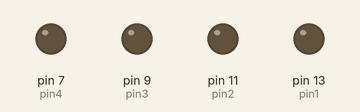
Simulated run of this sketch. Board: Arduino Uno, built with avr-gcc and run on an emulated ATmega328P. On the bench: output pins drawn as LEDs (lit = HIGH).

Above: at 0.5 s.
At 2.5 s:
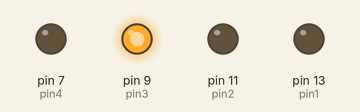
At 4.5 s:
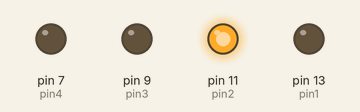
At 9.5 s:
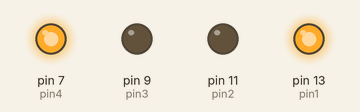
At 14.5 s:
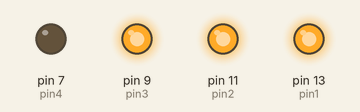
At 19.5 s:
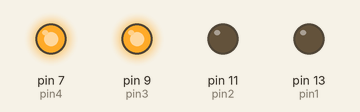
Timing chart, 0 to 20.8 s (numbered marks = the images above):
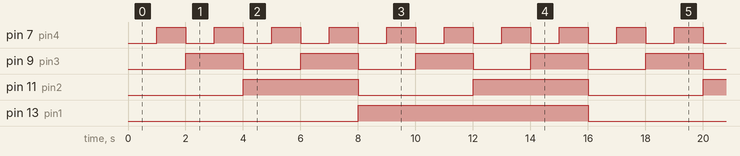

Measured:
- by itself, pin 7 (pin4): alternates HIGH for 1.0 s and LOW for 1.0 s
- by itself, pin 9 (pin3): alternates HIGH for 2.0 s and LOW for 2.0 s
- by itself, pin 11 (pin2): alternates HIGH for 4.0 s and LOW for 4.0 s
- by itself, pin 13 (pin1): alternates HIGH for 8.0 s and LOW for 8.0 s

The sketch:

binary_counter.ino
```cpp
int pin1 = 13;
int pin2 = 11;
int pin3 = 9;
int pin4 = 7;


void setup() {
  // put your setup code here, to run once:
  pinMode(pin1, OUTPUT);
  pinMode(pin2, OUTPUT);
  pinMode(pin3, OUTPUT);
  pinMode(pin4, OUTPUT);

}

void loop() {
  // put your main code here, to run repeatedly:

 digitalWrite(pin1, LOW);
 digitalWrite(pin2, LOW);
 digitalWrite(pin3, LOW);
 digitalWrite(pin4, LOW);
 delay(1000);


 digitalWrite(pin1, LOW);
 digitalWrite(pin2, LOW);
 digitalWrite(pin3, LOW);
 digitalWrite(pin4, HIGH);
 delay(1000);


 digitalWrite(pin1, LOW);
 digitalWrite(pin2, LOW);
 digitalWrite(pin3, HIGH);
 digitalWrite(pin4, LOW);
 delay(1000);


 digitalWrite(pin1, LOW);
 digitalWrite(pin2, LOW);
 digitalWrite(pin3, HIGH);
 digitalWrite(pin4, HIGH);
 delay(1000);


 digitalWrite(pin1, LOW);
 digitalWrite(pin2, HIGH);
 digitalWrite(pin3, LOW);
 digitalWrite(pin4, LOW);
 delay(1000);


 digitalWrite(pin1, LOW);
 digitalWrite(pin2, HIGH);
 digitalWrite(pin3, LOW);
 digitalWrite(pin4, HIGH);
 delay(1000);


 digitalWrite(pin1, LOW);
 digitalWrite(pin2, HIGH);
 digitalWrite(pin3, HIGH);
 digitalWrite(pin4, LOW);
 delay(1000);


 digitalWrite(pin1, LOW);
 digitalWrite(pin2, HIGH);
 digitalWrite(pin3, HIGH);
 digitalWrite(pin4, HIGH);
 delay(1000);


 digitalWrite(pin1, HIGH);
 digitalWrite(pin2, LOW);
 digitalWrite(pin3, LOW);
 digitalWrite(pin4, LOW);
 delay(1000);

 digitalWrite(pin1, HIGH);
 digitalWrite(pin2, LOW);
 digitalWrite(pin3, LOW);
 digitalWrite(pin4, HIGH);
 delay(1000);


 digitalWrite(pin1, HIGH);
 digitalWrite(pin2, LOW);
 digitalWrite(pin3, HIGH);
 digitalWrite(pin4, LOW);
 delay(1000);


 digitalWrite(pin1, HIGH);
 digitalWrite(pin2, LOW);
 digitalWrite(pin3, HIGH);
 digitalWrite(pin4, HIGH);
 delay(1000);


 digitalWrite(pin1, HIGH);
 digitalWrite(pin2, HIGH);
 digitalWrite(pin3, LOW);
 digitalWrite(pin4, LOW);
 delay(1000);


 digitalWrite(pin1, HIGH);
 digitalWrite(pin2, HIGH);
 digitalWrite(pin3, LOW);
 digitalWrite(pin4, HIGH);
 delay(1000);


 digitalWrite(pin1, HIGH);
 digitalWrite(pin2, HIGH);
 digitalWrite(pin3, HIGH);
 digitalWrite(pin4, LOW);
 delay(1000);


 digitalWrite(pin1, HIGH);
 digitalWrite(pin2, HIGH);
 digitalWrite(pin3, HIGH);
 digitalWrite(pin4, HIGH);
 delay(1000);


}
```
